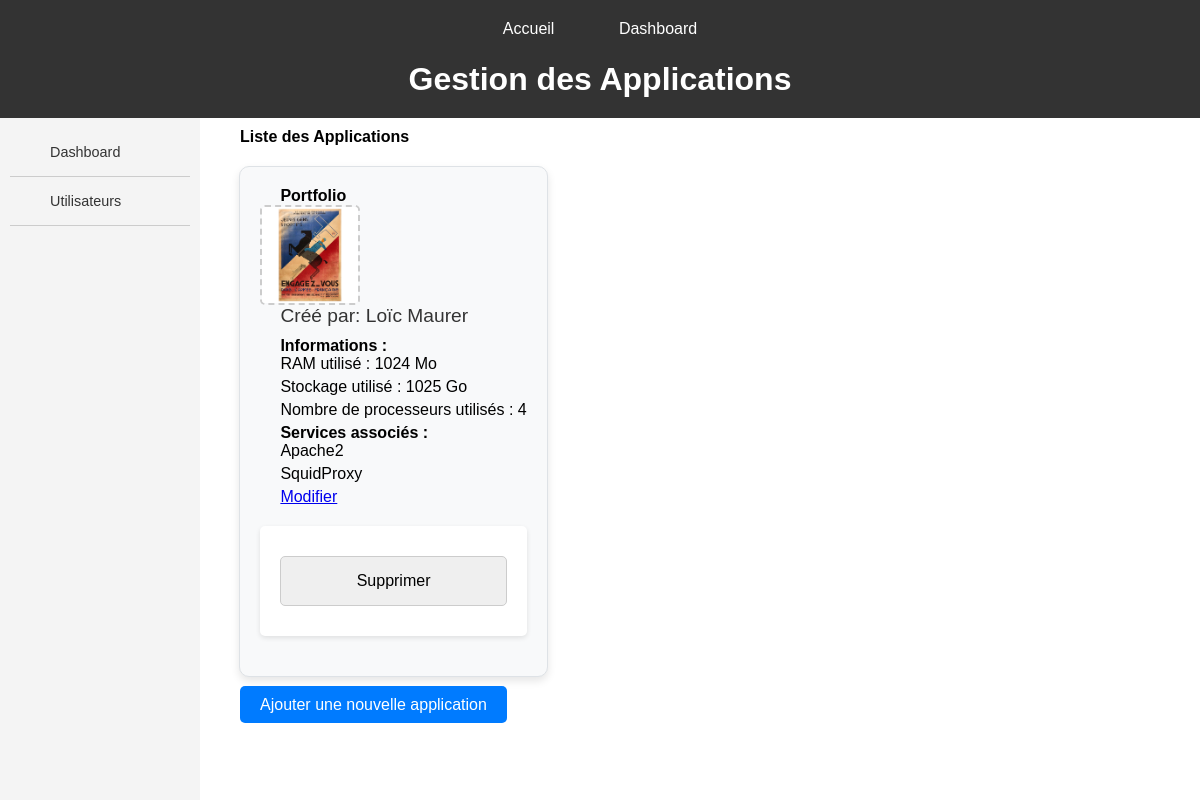
The app's page /applications/home/, older data.
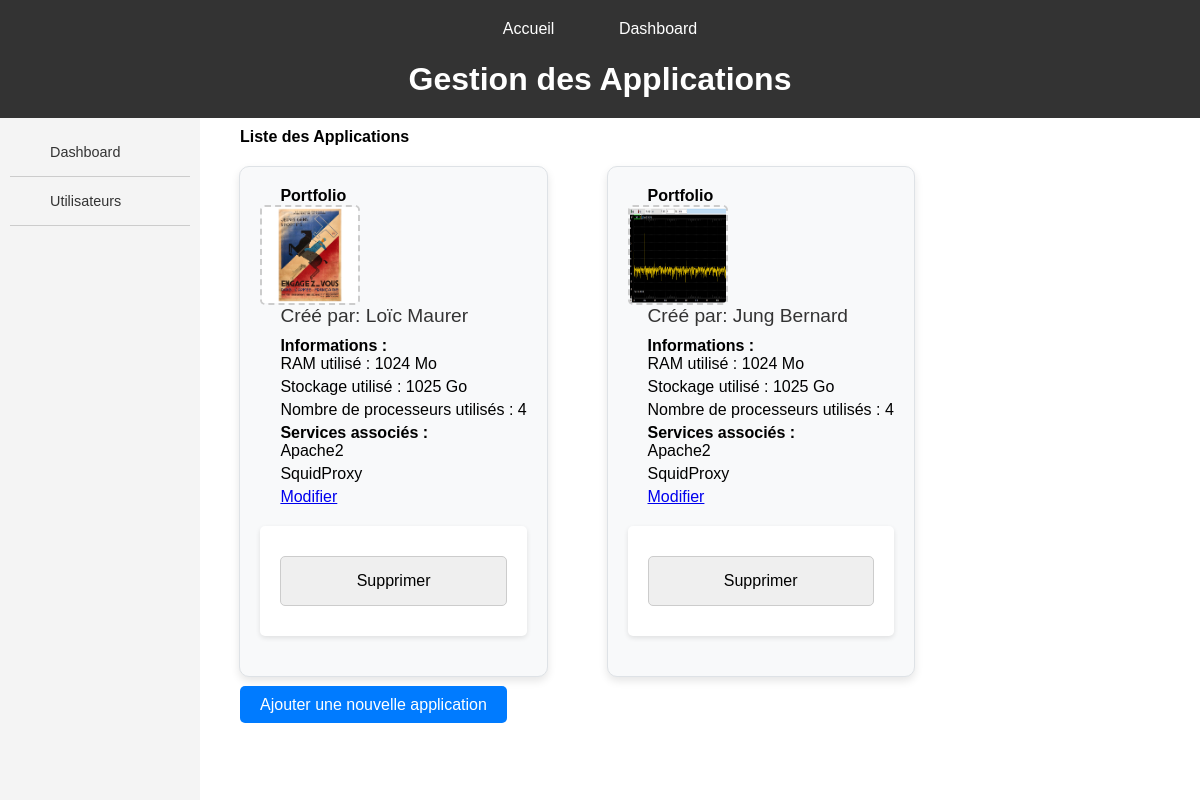
The same page, newer data.
### servops/models.py (models this page shows, shortened)
class Application(models.Model):
    name = models.CharField(max_length=200)
    logo = models.ImageField(upload_to='logos/', null=True, blank=True, default='logos/logo.png')
    user = models.ForeignKey(ServUser, on_delete=models.CASCADE, related_name='applications')
    services = models.ManyToManyField(Service, related_name='applications')
    launch_server = models.ForeignKey(Server, on_delete=models.CASCADE, related_name='applications')
    def memoire_ram_total(self):
        total = 0
        for service in self.services.all():
            total += service.required_memory
        return total
    def processeurs_total(self):
        total = 0
        for service in self.services.all():
            total += service.required_processors
        return total
    def stockage_total(self):
        total = 0
        for service in self.services.all():
            total += service.memory_used
        return total

class ServUser(models.Model):
    first_name = models.CharField(max_length=100)
    last_name = models.CharField(max_length=100)
    email = models.EmailField(unique=True)
    def __str__(self):
        return self.first_name + ' ' + self.last_name

class Service(models.Model):
    name = models.CharField(max_length=200)
    launch_date = models.DateField()
    memory_used = models.IntegerField()
    required_memory = models.IntegerField()
    required_processors = models.IntegerField(default=1)
    launch_server = models.ForeignKey(Server, on_delete=models.CASCADE, related_name='services')

### servops/views.py (the view)
# urls.py: path('applications/home/', views.applications_home, name='applications_home'),
def applications_home(request):
    applications = Application.objects.all()
    return render(request, 'servops/CRUD/CRUD_applications/home.html', {'applications': applications})

### servops/templates/servops/CRUD/CRUD_applications/home.html (shortened to what this page needs)
{% extends 'servops/MAIN/main_dashboard.html' %}
{% block header %}Gestion des Applications{% endblock %}
{% block sidebar %}
    <li><a href="{% url 'dashboard'%}">Dashboard</a></li>
    <li><a href="{% url 'users_crud'%}">Utilisateurs</a></li>
{% endblock %}
{% block content %}
<h2>Liste des Applications</h2>
<div class="container">
    {% for application in applications %}
    <div class="service-box">
        <h3>{{ application.name }}</h3>
        <img src="{{ application.logo.url }}" alt="{{ application.name }}" class="image-upload">
        <p>Créé par: {{ application.user }}</p>
        <h3>Informations :</h3>
        <ul>
            <li>RAM utilisé : {{ application.memoire_ram_total }} Mo</li>
            <li>Stockage utilisé : {{ application.stockage_total }} Go</li>
            <li>Nombre de processeurs utilisés : {{ application.processeurs_total }}</li>
        </ul>
        <h3>Services associés :</h3>
        <ul>
            {% for service in application.services.all %}
            <li>{{ service.name }}</li>
            {% endfor %}
        </ul>
        <a href="{% url 'update_application' application.id %}">Modifier</a>
        <form action="{% url 'delete_application' application.id %}" method="post">
            <input type="submit" value="Supprimer">
        </form>
    </div>
    {% endfor %}
</div>
<a class="style-link" href="{% url 'create_application' %}">Ajouter une nouvelle application</a>
{% endblock %}

Row changes from the older to the newer data that the page shows:
added Application: name "Portfolio", logo (picture), user "Jung Bernard", memoire_ram_total "1024", stockage_total "1025", processeurs_total "4", Service (name "Apache2"), Service (name "SquidProxy")
